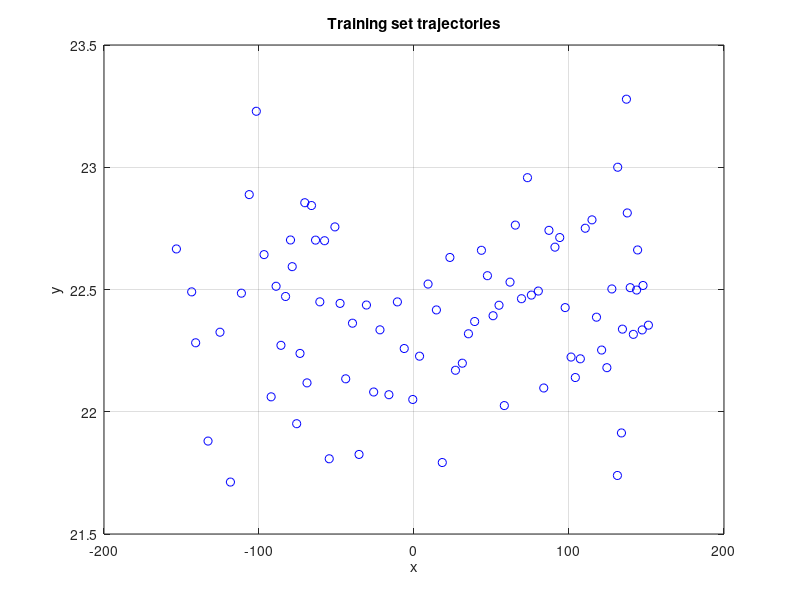

Source code (MATLAB): (Note: this script raises an error after producing the figure.)

%% Path to trajectories

clc
clear
close all
% addpath('./dataset')

%% Choosing training or testing, attractor or follower

training  = false; % do you want to select the training or testing data?
attractor = true; % do you want to select the attractor data or the follower data?

if training == true
    load('Training_Data_Saffarmoghadam.mat')
else
    load('Testing_Data_Saffarmoghadam.mat')
end

%% Extract data

addpath('./ekfukf')
% Change names
if attractor == false
    PosNoiseX = PosNoiseX1;
    PosNoiseY = PosNoiseY1;
else
    out_PosX = TrajectAttrX1;
    out_PosY =  TrajectAttrY1;
    TrajectAttrX1 = awgn(out_PosX,10);
    TrajectAttrY1 = awgn(out_PosY,10);
    PosNoiseX = TrajectAttrX1;
    PosNoiseY = TrajectAttrY1;
end
[max_number_points, num_trajectories] = size(PosNoiseX);

%% Take the trajectories and remove the zeros at the end
% Remove the zeroes after removing zeroes you will have trajectries which 
% have different size so you will use the cells to store the data of each
% trajectory as well as store the size of each trajectory to later use
dataC = [];
TrajectorySize =[];
datacell = cell(1,num_trajectories);

for j = 1:num_trajectories

    currentTrajectory = [PosNoiseX(:,j) PosNoiseY(:,j)]'; % curren trajectory
    currentTrajectorySave = currentTrajectory;
    currentTrajectory(currentTrajectory==0) = []; % remove all zeroes

    sizeTrajectory = size(currentTrajectory,2); % size of trajectory after removing zeroes
    if sum(sum(currentTrajectorySave==0)) > 0 % if zero removes from trajectory
        currentTrajectory = reshape(currentTrajectory,2,size(currentTrajectory,2)/2); % reshape trajectory after removing zeros
    end
    dataC = [dataC; currentTrajectory']; % combine data for all trajectories
    TrajectorySize = [TrajectorySize; size(currentTrajectory,2)]; % size of each trajecyory
    datacell{j} = currentTrajectory'; % data relevant to each trajectory
end

% plot all trajectories
figure; % follower trajectories (training)
scatter(dataC(:,1),dataC(:,2),'b');
hold on
grid on
box on
title('Training set trajectories');
xlabel('x');
ylabel('y');
hold off

%% UMKF  (Null Force Filter)

% Transition matrix for the continous-time system.
A = [1  0  0  0;
    0  1  0  0;
    0  0  0  0;
    0  0  0  0];

% Process noise variance
sig_a = 0.2;
Q = eye(4) * sig_a^2;

% Measurement model.
H = [1 0 0 0;
    0 1 0 0];

% Variance in the measurements.
r1 = 1e-1;
R = diag([r1 r1]);
% Final state dimension is 4: position x, position y, velocity x, velocity y
state_dim = 4;
% Space for the estimates
MM = zeros(size(dataC,1), state_dim); % mean matrix
Abnormalinn = zeros(size(dataC,1), 1);
stateNoise = zeros(size(dataC,1), state_dim);
index = 1; % index the rows of MM matrix (state matrix)
Traj = zeros(size(dataC,1), state_dim); % contains observation on x and y and the computed innovation

for i = 1:num_trajectories
   % select one trajectory 
    Y = datacell{i}';                              % Y is the matrix with the observations of position x and y of followers
    % Filtering steps
 
    for j = 1:size(Y,2)
         % Initial guesses for the state mean and covariance.
        if j ==1   
            m = [Y(1,1) Y(2,1) 0 0]';
            P = diag([0.1 0.1 0.1 0.1]);
        end
              
        % Prediction
        [m,P] = kf_predict(m,P,A,Q);
        % Update
        [m,P,K,inn,IM,~,~,Abnormalinn1] = kf_update(m,P,Y(:,j),H,R);
        MM(index,1:2) = m(1:2,1)'; % position on x and y
        Traj(index,1:2) = Y(:,j)';
        MM(index,3:4) = inn'; % we can see the innovation as the velocity with the assumption of static object
        Traj(index,3:4) = inn';
        Abnormalinn(index,1) = Abnormalinn1(1,1)';
        stateNoise(index,:) = mvnrnd(m(:,1),P(:,:,1));    % add noise in velocities
        index = index + 1;
         
    end
   
end

%% randomly select a trajectory
a = 1;
b = num_trajectories;
rnd = randi([a b],1,1);   % for avoiding decimal number

% select data corresponding to each trajectory
state_rndCell = cell(1,num_trajectories);
StartPoint = 0;
AbnormalinnCell = cell(1,num_trajectories);
stateNoiseCell = cell(1,num_trajectories);
TrajCell = cell(1,num_trajectories);
for j = 1:1:num_trajectories
    EndPoint = TrajectorySize(j,1);
    e = EndPoint+StartPoint;
    state_rndCell{j} = MM(StartPoint+1:e,:);
    AbnormalinnCell{j} = Abnormalinn(StartPoint+1:EndPoint+StartPoint,:);
    stateNoiseCell{j} = stateNoise(StartPoint+1:EndPoint+StartPoint,:);
    TrajCell{j}= Traj(StartPoint+1:EndPoint+StartPoint,:);
    StartPoint = e;
end
state_rnd = state_rndCell{rnd};
Abnormalinn =  AbnormalinnCell{rnd};
stateNoise = stateNoiseCell{rnd};

%% Innovation
figure; % trajectory, filtered trajectory, velocity
subplot(1,2,1)
scatter(state_rnd(:,1),state_rnd(:,2))
title('Random selected trajectory')
xlabel('x')
ylabel('y')
subplot(1,2,2)
hold on
plot(state_rnd(:,3), 'r');
plot(state_rnd(:,4), 'b');
min_value = min(min(state_rnd(:, 3)), min(state_rnd(:, 4)));
max_value = max(max(state_rnd(:, 3)), max(state_rnd(:, 4)));
axis([0 size(state_rnd, 1), min_value, max_value])
title('Error');
legend('Error on x','Error on y');
xlabel('time instant');
grid on
box on
hold off

%% Save information
data.datacell = datacell;
data.MMCell = state_rndCell;
data.TrajCell = TrajCell;
data.stateNoiseCell = stateNoiseCell;
data.TrajectorySize = TrajectorySize;
data.MM = MM;
data.Trajectory = Traj;
data.TrajectoryNum = rnd;
data.CurrentTrajectory = state_rnd;
data.num_trajectories = num_trajectories;

%% SAVING
if training == true && attractor == true
    save('dataAttractor.mat','data')
elseif training == true && attractor == false
    save('dataFollower.mat','data')
elseif training == false && attractor == true
    save('dataAttractorTest.mat','data')
else
    save('dataFollowerTest.mat','data')
end